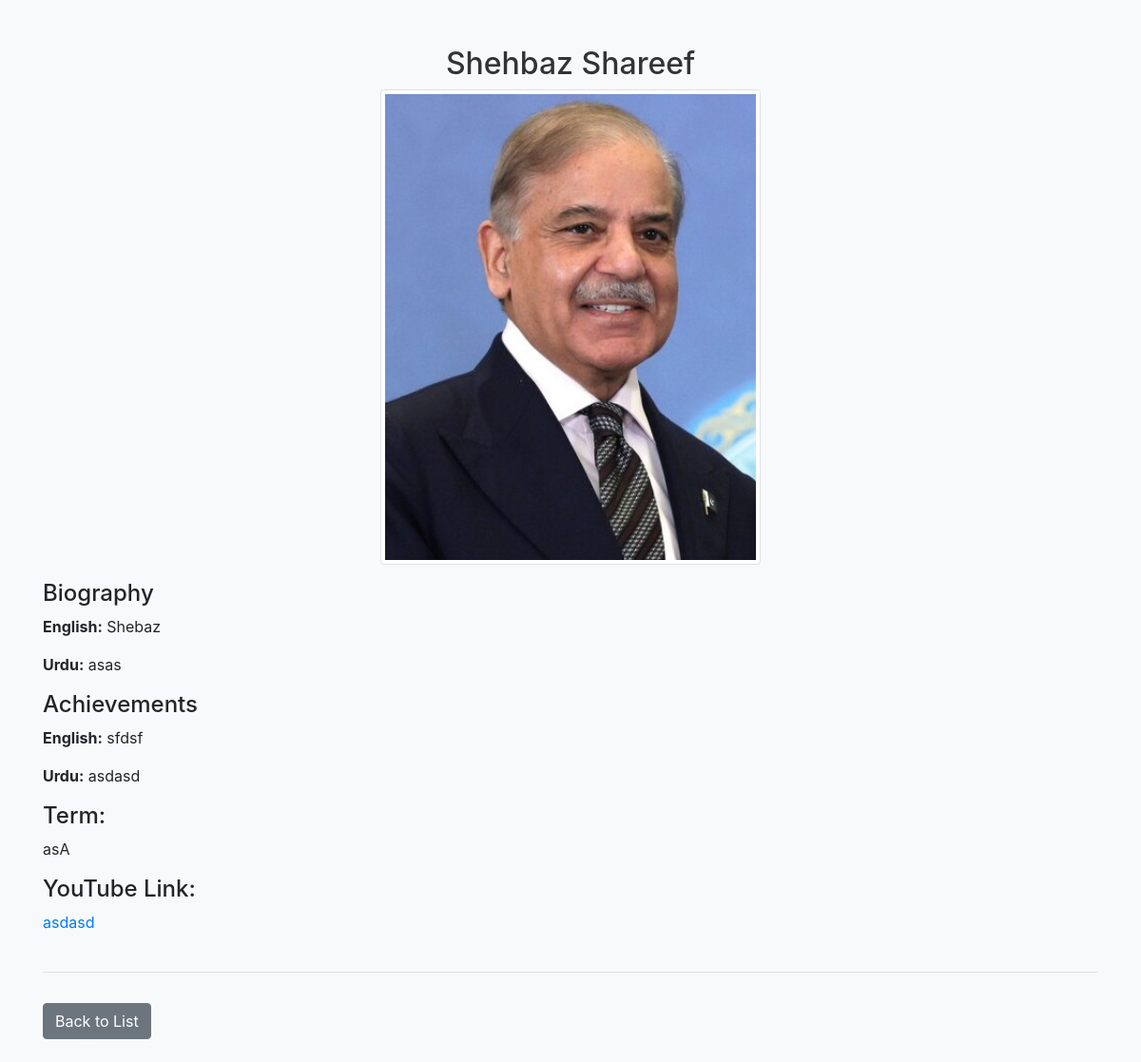
The page /prime-minister/3/ (signed in) on the database its author committed.
### biography/models.py (models this page shows, shortened)
class PrimeMinisters(models.Model):
    name = models.CharField(max_length=255)
    english_bio = models.CharField(max_length=500, blank=True)
    urdu_bio = models.CharField(max_length=500, blank=True, default='')
    english_achievements = models.CharField(max_length=500, blank=True, default='')
    urdu_achievements = models.CharField(max_length=500, blank=True, default='')
    youtube_link = models.CharField(max_length=500, blank=True, default='')
    background_color = models.CharField(max_length=7)
    term = models.CharField(max_length=100)
    image = models.ImageField(upload_to='prime_ministers_images/', blank=True, null=True)

### biography/views.py (the view)
# urls.py: path('prime-minister/<int:pk>/', prime_minister_detail, name='prime_minister_detail'),
@login_required
@user_passes_test(is_admin)
def prime_minister_detail(request, pk):
    prime_minister = get_object_or_404(PrimeMinisters, pk=pk)
    return render(request, 'prime_minister_detail.html', {'prime_minister': prime_minister})

### biography/views.py (called while the page is built)
def is_admin(user):
    return user.is_staff

### biography/templates/prime_minister_detail.html (shortened to what this page needs)
{% load static %}
<!DOCTYPE html>
<html lang="en">
<head>
    <link rel="stylesheet" href="https://stackpath.bootstrapcdn.com/bootstrap/4.5.2/css/bootstrap.min.css">
    <link rel="stylesheet" href="{% static 'css/styles.css' %}">
</head>
<body>
    <div class="container mt-5">
        <h2 class="text-center">{{ prime_minister.name }}</h2>
        <div class="text-center mb-3">
            {% if prime_minister.image %}
                <img src="{{ prime_minister.image.url }}" alt="{{ prime_minister.name }}" class="img-thumbnail" style="height: 500px; width: 400px;">
            {% else %}
                <p>No image available</p>
            {% endif %}
        </div>
        <h4>Biography</h4>
        <p><strong>English:</strong> {{ prime_minister.english_bio }}</p>
        <p><strong>Urdu:</strong> {{ prime_minister.urdu_bio }}</p>
        <h4>Achievements</h4>
        <p><strong>English:</strong> {{ prime_minister.english_achievements }}</p>
        <p><strong>Urdu:</strong> {{ prime_minister.urdu_achievements }}</p>
        <h4>Term:</h4>
        <p>{{ prime_minister.term }}</p>
        {% if prime_minister.youtube_link %}
        <h4>YouTube Link:</h4>
        <a href="{{ prime_minister.youtube_link }}" target="_blank">{{ prime_minister.youtube_link }}</a>
        {% endif %}
        <br>
        <br>
        <hr>
        <a href="{% url 'prime_ministers_list' %}" class="btn btn-secondary mt-3">Back to List</a>
    </div>
    <br>
</body>
</html>

### biography/static/css/styles.css (style rules this page uses)
.container { margin-top: 20px; }
body { background-color: #f8f9fa; }
h2 { color: #333; }
.btn { border-radius: 0.25rem; }

### rows shown on the page
PrimeMinisters: name "Shehbaz Shareef", image (picture), english_bio "Shebaz", urdu_bio "asas", english_achievements "sfdsf", urdu_achievements "asdasd", term "asA", youtube_link "asdasd"
